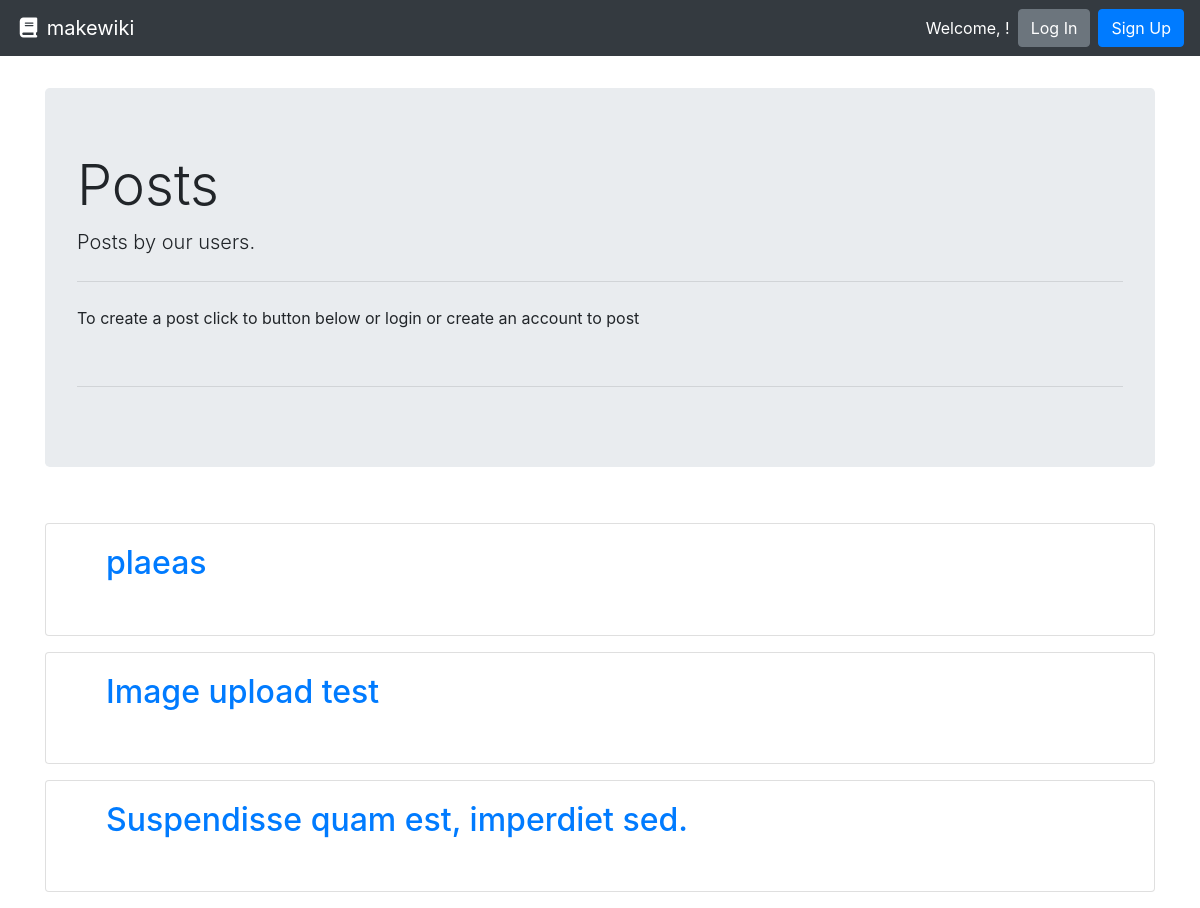
Page /blog/ on the earlier database version.
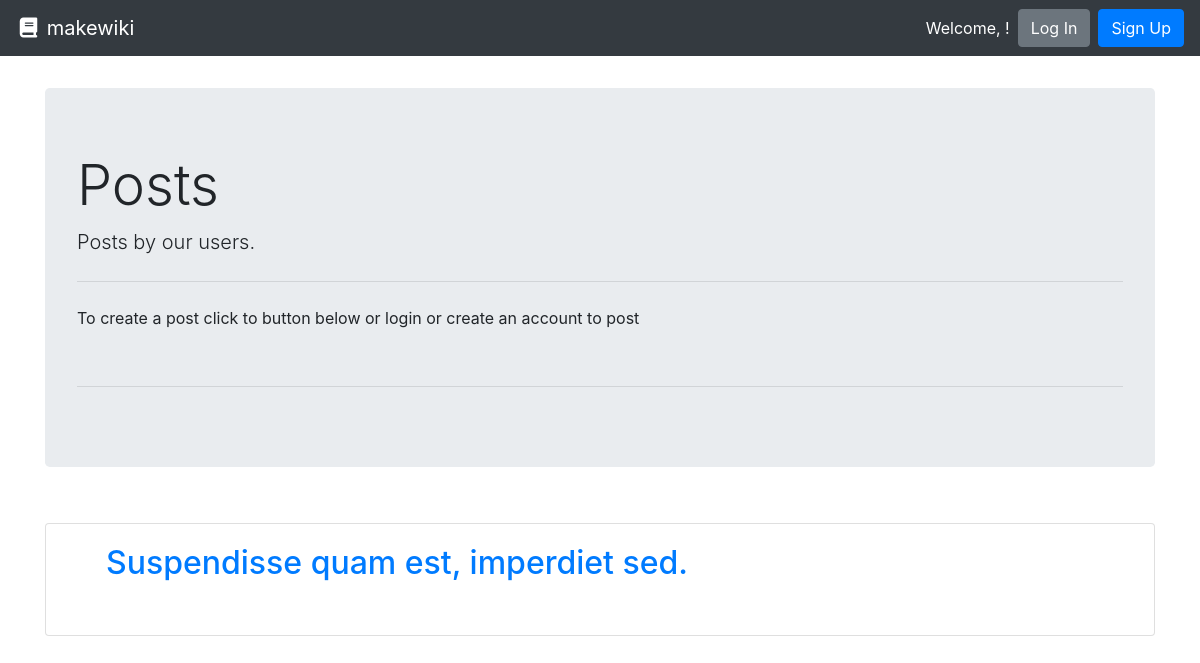
Same page on the later database version.
### posts/models.py (models this page shows, shortened)
class Post(models.Model):
    title = models.CharField(max_length=settings.POST_TITLE_MAX_LENGTH, unique=True,
                             help_text="Title of your page.")
    author = models.ForeignKey(User, on_delete=models.PROTECT,
                               help_text="The user that posted this article.")
    slug = models.CharField(max_length=settings.POST_TITLE_MAX_LENGTH, blank=True, editable=False,
                            help_text="Unique URL path to access this page. Generated by the system.")
    content = models.TextField(
        help_text="Write the content of your page here.")
    created = models.DateTimeField(auto_now_add=True,
                                   help_text="The date and time this page was created. Automatically generated when the model saves.")
    modified = models.DateTimeField(auto_now=True,
                                    help_text="The date and time this page was updated. Automatically generated when the model updates.")
    picture = models.ImageField(blank=True, null=True, upload_to='images/')

### posts/views.py (the view)
# urls.py: path('blog/', PostListView.as_view(), name='post-list-page'),
class PostListView(ListView):
    model = Post
    def get(self, request):
        post_list = Post.objects.all()
        context = {'post_list': post_list}
        return render(request, 'blog/list.html', context=context)

### posts/templates/blog/list.html (shortened to what this page needs)
{% extends 'base.html' %}
{% load static %}
{% block content %}
<body>
  <div class="jumbotron">
    <h1 class="display-4">Posts</h1>
    <p class="lead">Posts by our users.</p>
    <hr class="my-4">
      <p>To create a post click to button below or login or create an account to post</p>
      <form class="form-inline ml-auto">
        <br>
      </form>
    <hr>
  </div>
      <br>
    {% if post_list %}
    {% for post in post_list %}
      <ul
        <div class="card">
          <div class="card-body" text="center">
            <h2><a href="{{ post.slug }}">{{ post.title }}</a></h2>
            <br>
          </div>
      </ul>
    {% endfor %}
    {% else %}
      <p>No posts</p>
    {% endif %}
</body>
{% endblock %}

### accounts/templates/base.html (shortened to what this page needs)
<!doctype html>
<html lang="en">
  <head>
    <link rel="stylesheet" href="https://stackpath.bootstrapcdn.com/bootstrap/4.3.1/css/bootstrap.min.css"
>
  </head>
  <body>
    <nav class="navbar navbar-expand-md navbar-dark bg-dark">
      <a class="navbar-brand" href="{% url 'post-list-page' %}"><i class="fas fa-fw fa-book"></i> makewiki</a>
      <form class="form-inline ml-auto">
        <div class="text-white">Welcome, <strong>{{user.username}}</strong>!</div>
        {% if user.is_authenticated %}
          <a href="/new/" class="btn btn-success ml-4">New Page</a>
          <a href="{% url 'logout' %}" class="btn btn-danger ml-2">Log Out</a>
        {% else %}
        <a href="{% url 'login' %}" class="btn btn-secondary ml-2">Log In</a>
        <a href="{% url 'signup' %}" class="btn btn-primary ml-2">Sign Up</a>
        {% endif %}
      </form>
    </nav>
    <main role="main" class="container" style="margin-top: 4vh;">
      {% block content %}{% endblock %}
    </main>
  </body>

Differences in the rows shown:
removed Post: title "plaeas"
removed Post: title "Image upload test"
